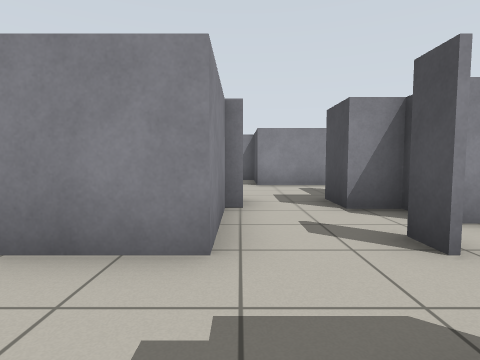
[1] (above)

23 first-person views from a walk through a world built for the Gazebo simulator. The camera is 0.8 m above the floor, tilts 4° down and sees 80° across. The floor is counted in squares, 1 m on a side. Each view is taken from the middle of a square. On the plan, view 1 faces up. The plan holds only what a view shows up to about 10 squares ahead; the rest is blank.

[2]
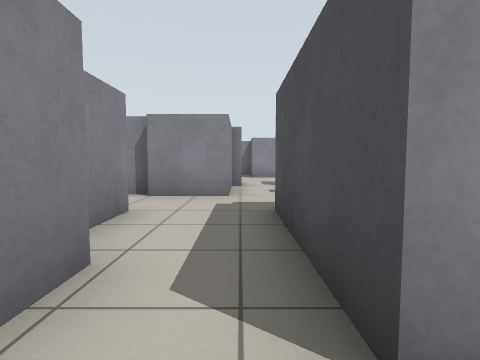

[3]
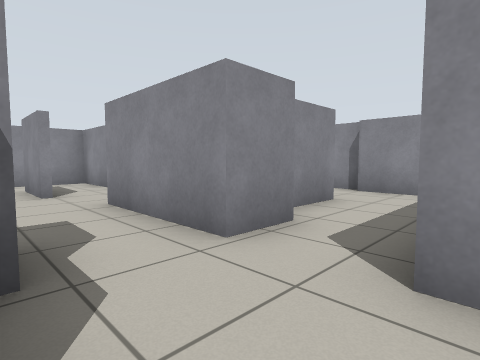

[4]
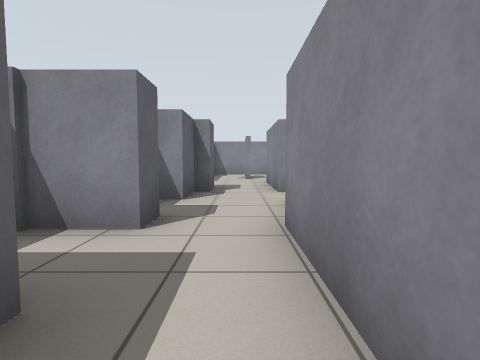

[5]
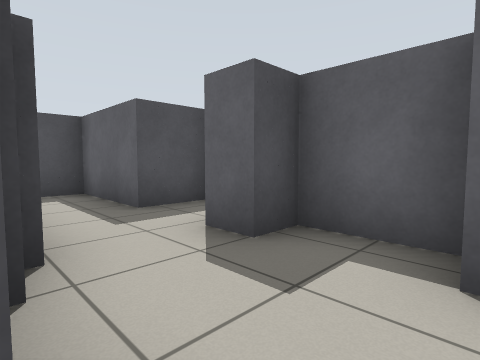

[6]
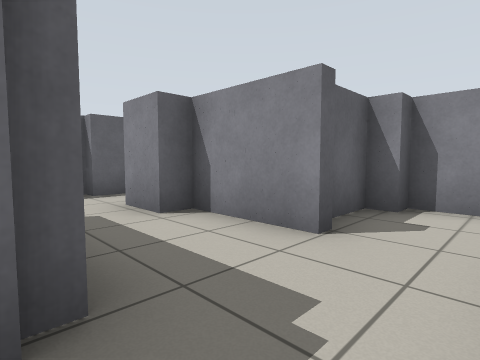

[7]
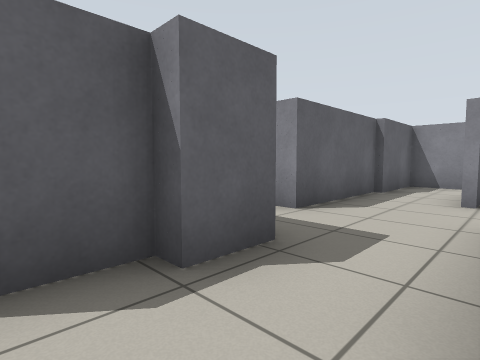

[8]
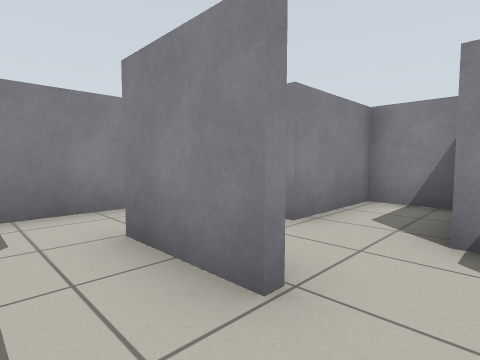

[9]
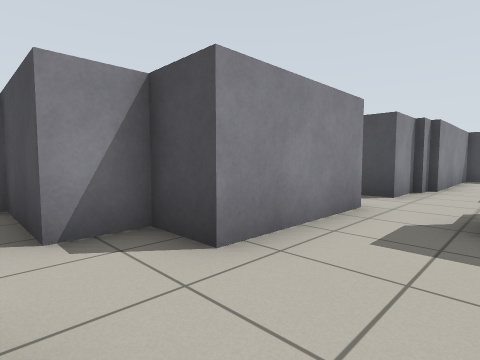

[10]
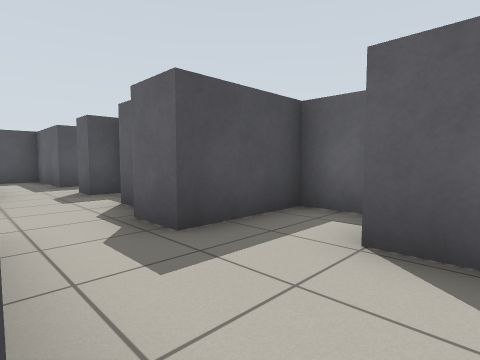

[11]
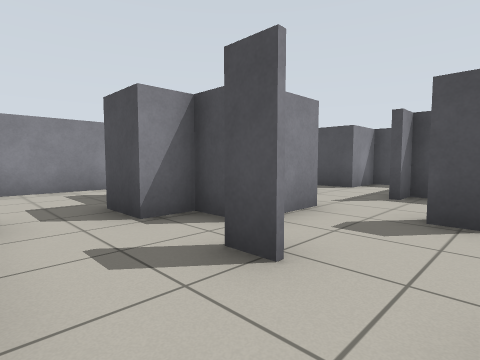

[12]
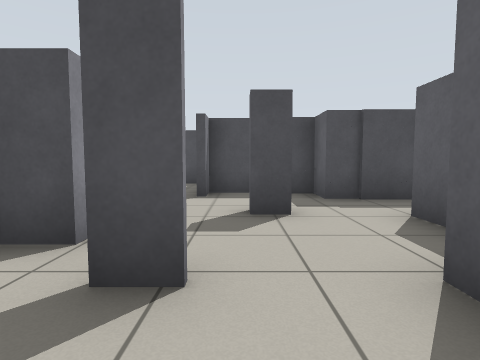

[13]
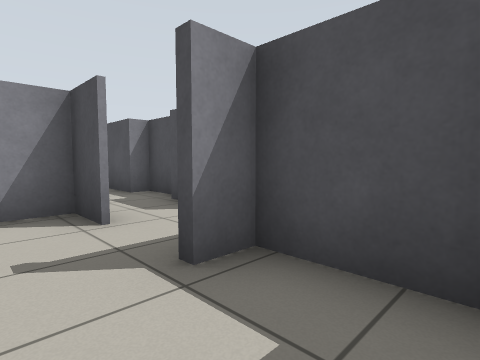

[14]
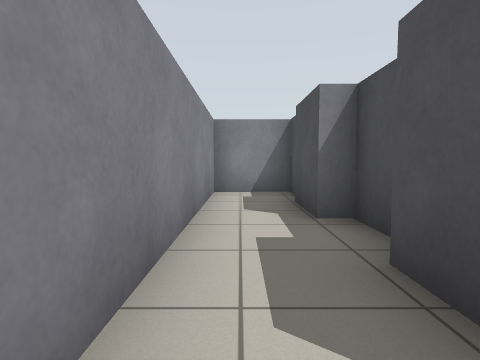

[15]
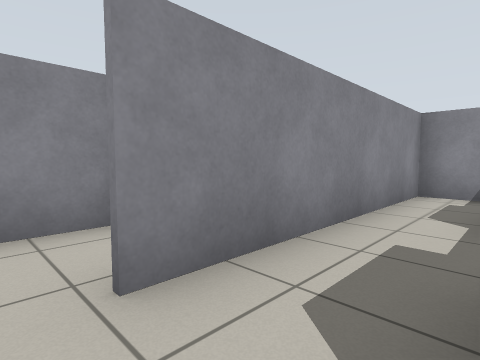

[16]
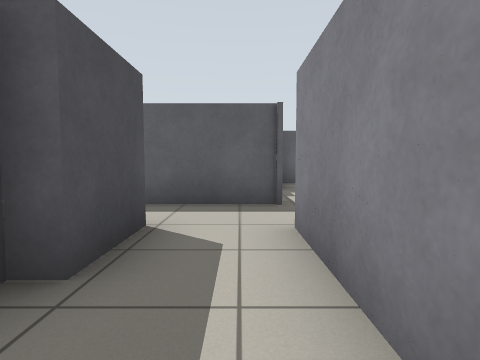

[17]
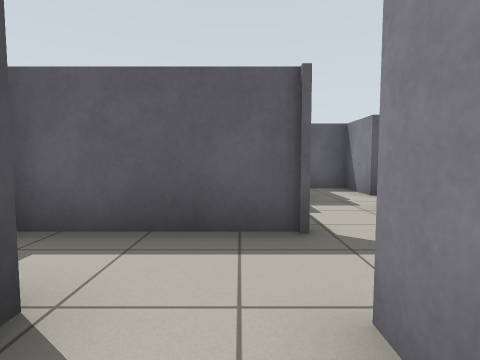

[18]
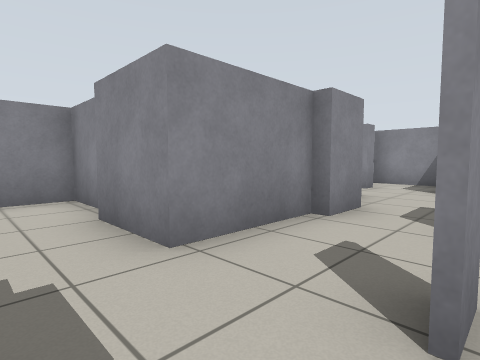

[19]
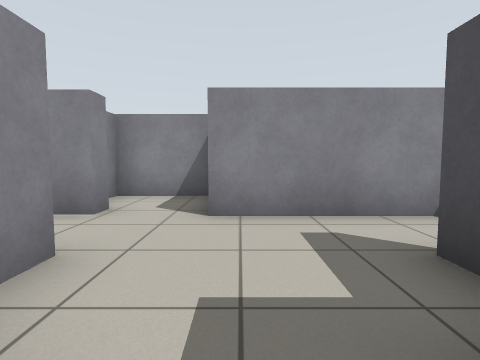

[20]
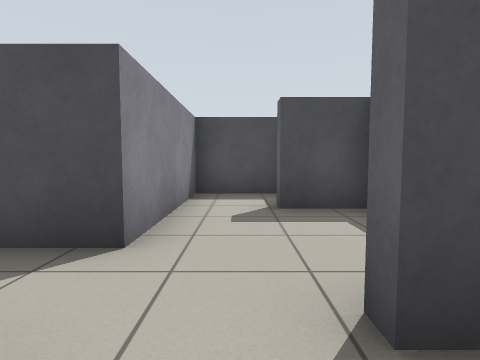

[21]
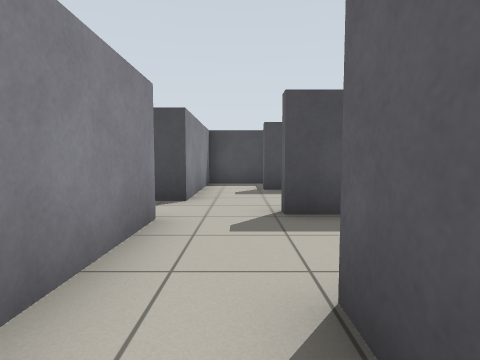

[22]
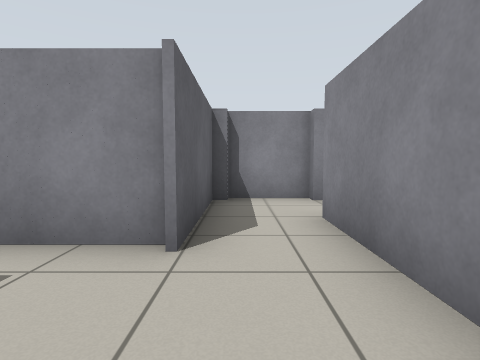

[23]
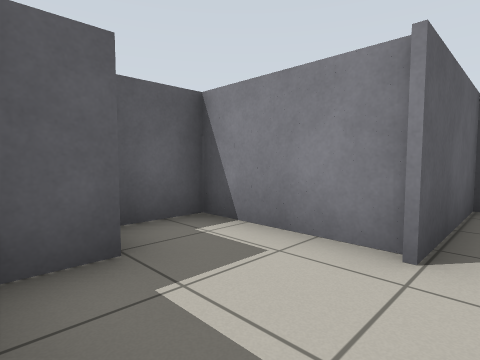

### Floor plan
Points are (right, up) in squares from view 1. A wall is a line through its corners. A room is listed if a view was taken in it or the views show most of it. See-through windows are left out.
Room 1 (views 1, 2, 5, 6, 7, 11, 12, 18)
walls: (-1.8, 0.5) (-1.8, -1.8) (-1.1, -1.8) (-1.1, -3) (-2.6, -3); (-2.1, 2.7) (-4.2, 2.7) (-4.2, 0.6) (-3.7, 0.6); (-3.7, 0.2) (-2.6, 0.2); (1.8, 2.2) (1.8, 3); (1.9, 3) (1.9, 2.2); (-0.2, 4.9) (-0.2, 2.4) (-2.1, 2.4); (0.6, -3) (0.6, 0.6) (1.9, 0.6); (2.7, 3.5) (2.7, 4.6) (1.8, 4.6); (-2.3, -4.7) (-1.1, -4.7); (-1.1, -5.1) (0.3, -5.1)
ways out: opening at (0, -4) to room 2; opening at (-1.5, -4) to room 3; opening at (2, 1.5) to room 4; opening at (1, 5.5) to room 6
Room 2 (views 3, 4)
walls: (2.6, -3.3) (1.9, -3.3); (4.5, -6.6) (4.5, -5.1) (7.3, -5.1) (7.3, -4); (2, -3) (0.6, -3); (0.3, -5.1) (0.3, -6) (1.9, -6) (1.9, -5.1) (2.8, -5.1) (2.8, -6.5); (6.8, -3.4) (2.5, -3.4)
ways out: opening at (0, -4) to room 1
Room 3 (views 8, 9, 10)
walls: (-6, -3.7) (-8, -3.7); (-7.4, -5.7) (-4, -5.7) (-4, -6.1); (-2.6, -3) (-4.3, -3) (-4.3, -1.9) (-5.4, -1.9) (-5.4, 0.7) (-7.1, 0.7) (-7.1, -1.9) (-9.6, -1.9) (-9.6, -5.4) (-7.2, -5.4); (-3.4, -7.3) (-2.3, -7.3) (-2.3, -4.7)
ways out: opening at (-1.5, -4) to room 1
Room 4 (view 13)
walls: (4.5, 3.5) (2.7, 3.5); (7, 1.1) (7, 2.7) (6.2, 2.7); (6.3, 4.6) (6.3, 5.7) (5.4, 5.7); (3.2, -0.5) (4, -0.5) (4, -1.8) (5.5, -1.8); (4.5, 5.4) (4.5, 4.2); (5.7, -1.5) (5.7, 0.2) (6.7, 0.2) (6.7, 0.9)
ways out: opening at (2, 1.5) to room 1; opening at (7, 4) to room 5
Room 5 (views 14, 15, 16, 17)
walls: (6.1, 2.9) (9.5, 2.9); (9.8, 3.4) (9.8, 4.6) (8.2, 4.6) (8.2, 6.2) (8.6, 6.2) (8.6, 7.8) (8.2, 7.8) (8.2, 9.5); (8.2, 10.4) (8.2, 11.2) (6.4, 11.2) (6.4, 4.6)
ways out: opening at (7, 4) to room 4
Room 6 (views 19, 22, 23)
walls: (-0.5, 7.4) (-0.5, 6.8); (0.1, 5.9) (0.1, 4.8); (2.7, 5.9) (2.7, 7.4) (3.1, 7.4); (-1.1, 9.8) (-1.1, 9.2); (0.4, 11.4) (-1.8, 11.4) (-1.8, 10.9); (1.8, 4.6) (1.8, 5.9); (4.7, 7.1) (4.7, 9.2) (0.6, 9.2) (0.6, 10.2)
ways out: opening at (1, 5.5) to room 1; opening at (-1, 8) to room 7
Room 7 (view 20)
walls: (-3.7, 7.4) (-3.7, 4.6) (-2.4, 4.6); (-2, 5.7) (-1.1, 5.7); (-0.9, 6.5) (-0.9, 7.4); (-1.1, 9.2) (-3.5, 9.2)
ways out: opening at (-1, 8) to room 6; opening at (-4, 8) to room 8
Room 8 (view 21)
walls: (-6.7, 7.9) (-6.7, 7.4) (-3.4, 7.4); (-3.5, 9.2) (-5, 9.2); (-6.9, 9.5) (-6.9, 7.8)
ways out: opening at (-4, 8) to room 7

Where each view was taken, in squares from view 1:
view 1: 0 up, 0 right, facing up
view 2: 4 down, 0 right, facing up
view 3: 5 down, 1 right, facing up-left
view 4: 4 down, 6 right, facing left
view 5: 3 down, 0 right, facing down-right
view 6: 2 up, 1 right, facing down-left
view 7: 3 down, 0 right, facing down-left
view 8: 5 down, 5 left, facing up-left
view 9: 5 down, 6 left, facing up-right
view 10: 3 down, 5 left, facing down-right
view 11: 1 up, 0 right, facing up-right
view 12: 2 up, 0 right, facing right
view 13: 1 up, 5 right, facing up-right
view 14: 4 up, 7 right, facing up
view 15: 4 up, 8 right, facing up-left
view 16: 8 up, 7 right, facing down
view 17: 6 up, 7 right, facing down
view 18: 1 up, 2 right, facing up-left
view 19: 5 up, 1 right, facing up
view 20: 8 up, 2 left, facing right
view 21: 8 up, 5 left, facing right
view 22: 8 up, 1 left, facing left
view 23: 8 up, 1 left, facing down-left
